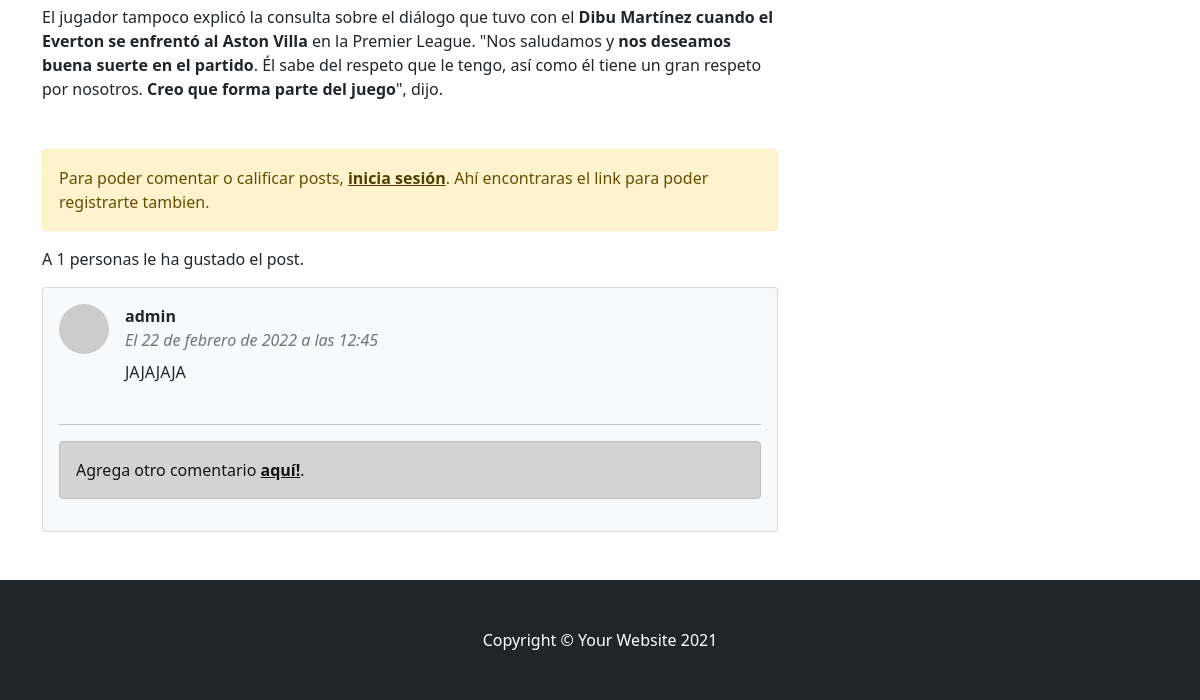
The page /postApp/verPost/6/ (lower part) on the database as committed earlier.
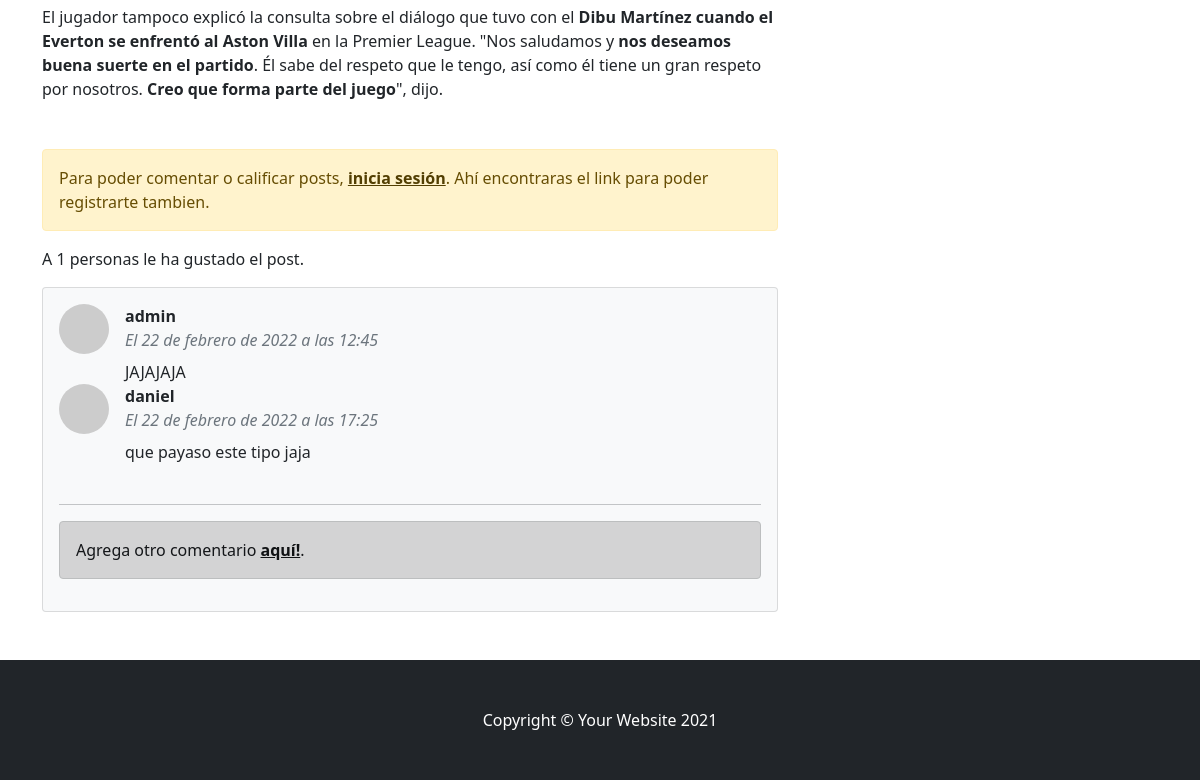
The same page on the database as committed later.
### postApp/models.py (models this page shows, shortened)
class Comentario(models.Model):
    autor = models.ForeignKey(User, on_delete=models.CASCADE)
    post = models.ForeignKey(
        Post, related_name="comentarios", on_delete=models.CASCADE)
    fecha_publicacion = models.DateTimeField(auto_now_add=True)
    contenido = models.TextField('contenido', null=False, blank=False)

### postApp/views.py (the view)
# urls.py: path('verPost/<pk>/', views.VerPost.as_view(), name='verPost'),
class VerPost(DetailView):
    model = Post
    template_name= "postApp/ver_post.html"
    def get_context_data(self,*args, **kwargs):
        contexto= super(VerPost, self).get_context_data(*args, **kwargs)
        numero = get_object_or_404(Post, id=self.kwargs['pk'])
        total_likes = numero.total_likes()
        contexto['total_likes']= total_likes
        return contexto

### postApp/models.py (called while the page is built)
    def __str__(self):
        return self.nombre

    def total_likes(self):
        return self.likes.count()

### templates/postApp/ver_post.html (shortened to what this page needs)
{% extends 'index.html' %}
    {% block blockPosts %}
        <div class="container mt-5">
            <div class="row">
                <div class="col-lg-8">
                    <article>
                        <section class="mb-5">
                            <p>
                                {{object.contenido|safe}}
                            </p>
                        </section>
                    </article>
                    {% if user.is_authenticated %}
                        <form action="{% url 'likePost' post.pk %}" method="POST">
                            {% csrf_token %}
                            <h4>¿Te gusto el post? Deja un like por aqui:<button type="submit"  class="fa-regular fa-thumbs-up fa-lg", name="post_id", value="{{ object.id }}"></button></h4>
                        </form>
                    {% else %}
                            <div class="alert alert-warning" role="alert">
                                Para poder comentar o calificar posts, <a href="{% url 'Login' %}" class="alert-link">inicia sesión</a>. Ahí encontraras el link para poder registrarte tambien.
                            </div>
                    {% endif %}
                    <p>A {{ total_likes }} personas le ha gustado el post.</p>
                    <section class="mb-5">
                        <div class="card bg-light">
                            <div class="card-body">
                                {% if not post.comentarios.all %}
                                <div class="alert alert-dark" role="alert">
                                    Comenta algo <a href="{% url 'comentar' post.pk %}" class="alert-link">aquí!</a> Se el primero en comentar!
                                </div>
                                    Nadie ha comentado nada aun.
                                {% else %}
                                    {% for c in post.comentarios.all %}
                                            <div class="d-flex">
                                                <div class="flex-shrink-0"><img class="rounded-circle" src="https://dummyimage.com/50x50/ced4da/6c757d.jpg" alt="..." /></div>
                                                <div class="ms-3">
                                                    <div class="fw-bold">{{c.autor}}</div>
                                                    <div class="text-muted fst-italic mb-2">El {{c.fecha_publicacion}}</div>
                                                    {{c.contenido}}
                                                    <br>
                                                </div>
                                            </div>
                                    {% endfor %}
                                    <br>
                                    <hr>
                                    <div class="alert alert-dark" role="alert">
                                        Agrega otro comentario <a href="{% url 'comentar' post.pk %}" class="alert-link">aquí!</a>.
                                    </div>
                                {% endif %}
                            </div>
                        </div>
                    </section>
                </div>
            </div>
        </div>
    {% endblock blockPosts %}

Rows that differ between the two databases and show on the page:
added Comentario: autor "daniel", fecha_publicacion "22 de febrero de 2022 a las 17:25", contenido "que payaso este tipo jaja"
